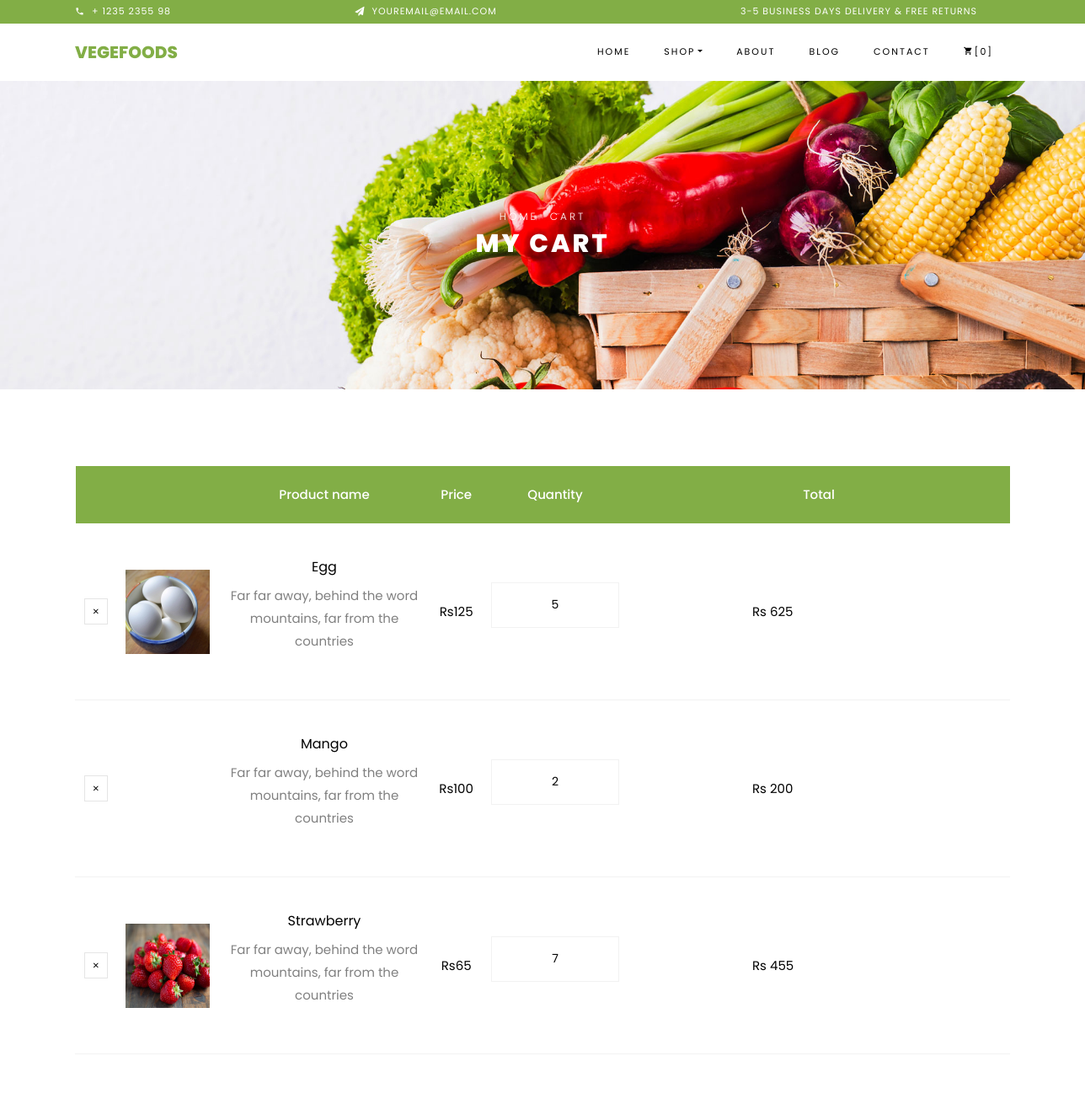
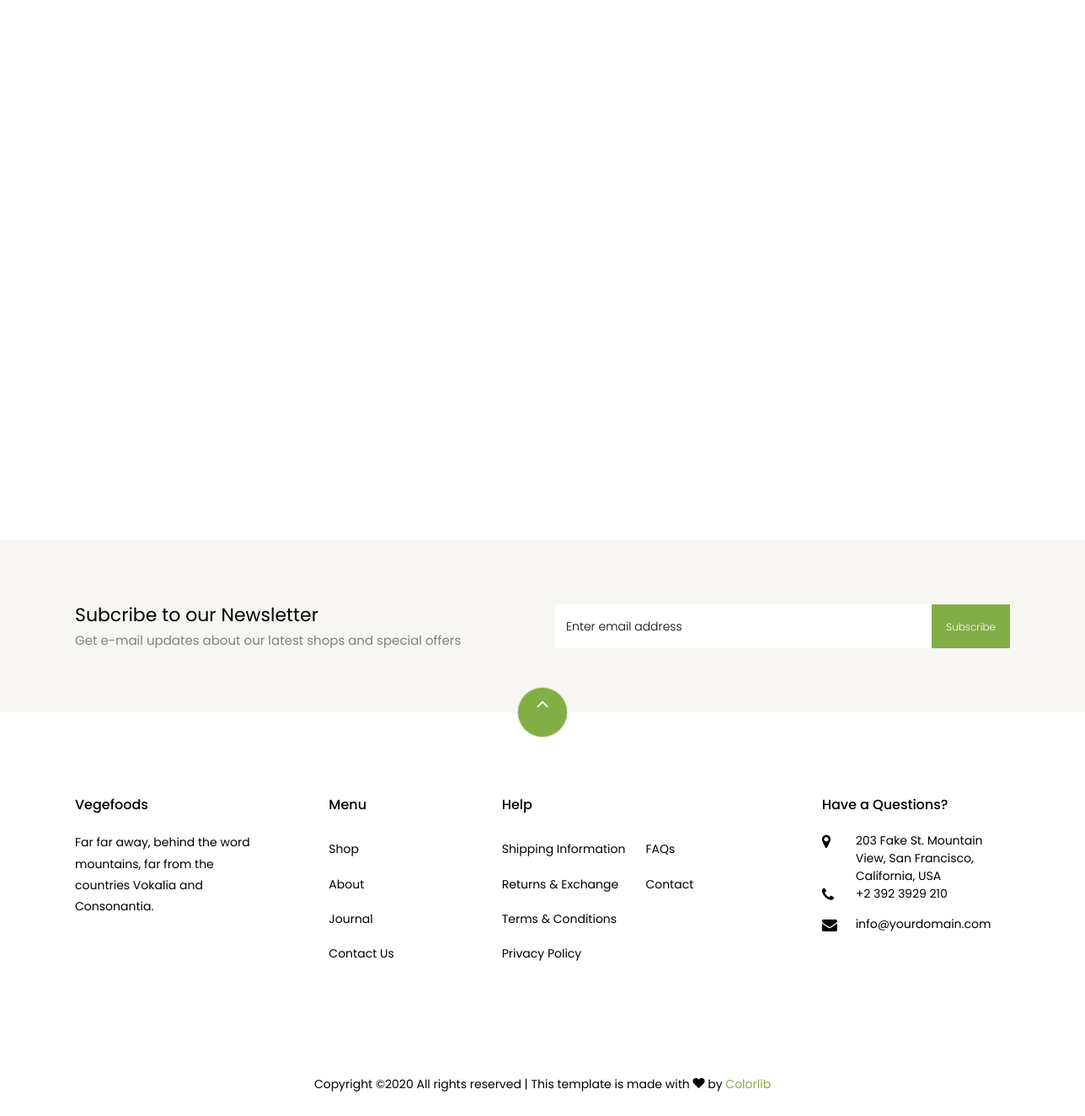
Page /cart/ on the committed database (2 pictures, top to bottom).
### shop/models.py (models this page shows)
class Cart(models.Model):
    product = models.ForeignKey(Product, on_delete=models.CASCADE, null=True)
    quantity = models.IntegerField(default=0)
    product_image = models.CharField(max_length=100)
    is_ordered = models.BooleanField(default=False)

class Product(models.Model):
    product_name = models.CharField(max_length=100)
    supplier = models.ForeignKey(Supplier, on_delete=models.CASCADE, null=True)
    description = models.CharField(max_length=150)
    product_price = models.IntegerField(default=0)
    out_of_stock = models.BooleanField(default=False)
    category = models.CharField(max_length=100)
    product_image = models.CharField(max_length=100)

### shop/views.py (the view)
# urls.py: path('cart/', views.cart_view,name='cart'),
def cart_view(request):
    cart_data = Cart.objects.filter(is_ordered=False)
    total_bill = int(0)
    for j in cart_data:
        total_bill += j.quantity*int(j.product.product_price)
    return render(request,'cart.html',{'cdata':cart_data,'stbill':total_bill})

### templates/cart.html (shortened to what this page needs)
{% load static %}
{% static "images" as BaseUrl%}
<!DOCTYPE html>
<html lang="en">
  <head>
    <link rel="stylesheet" href="{% static 'css/open-iconic-bootstrap.min.css'%}">
    <link rel="stylesheet" href="{% static 'css/animate.css'%}">
    <link rel="stylesheet" href="{% static 'css/owl.carousel.min.css'%}">
    <link rel="stylesheet" href="{% static 'css/owl.theme.default.min.css'%}">
    <link rel="stylesheet" href="{% static 'css/magnific-popup.css'%}">
    <link rel="stylesheet" href="{% static 'css/aos.css'%}">
    <link rel="stylesheet" href="{% static 'css/ionicons.min.css'%}">
    <link rel="stylesheet" href="{% static 'css/bootstrap-datepicker.css'%}">
    <link rel="stylesheet" href="{% static 'css/jquery.timepicker.css'%}">
    <link rel="stylesheet" href="{% static 'css/flaticon.css'%}">
    <link rel="stylesheet" href="{% static 'css/icomoon.css'%}">
    <link rel="stylesheet" href="{% static 'css/style.css'%}">
  </head>
  <body class="goto-here">
		<div class="py-1 bg-primary">
    	<div class="container">
    		<div class="row no-gutters d-flex align-items-start align-items-center px-md-0">
	    		<div class="col-lg-12 d-block">
		    		<div class="row d-flex">
		    			<div class="col-md pr-4 d-flex topper align-items-center">
					    	<div class="icon mr-2 d-flex justify-content-center align-items-center"><span class="icon-phone2"></span></div>
						    <span class="text">+ 1235 2355 98</span>
					    </div>
					    <div class="col-md pr-4 d-flex topper align-items-center">
					    	<div class="icon mr-2 d-flex justify-content-center align-items-center"><span class="icon-paper-plane"></span></div>
						    <span class="text">youremail@email.com</span>
					    </div>
					    <div class="col-md-5 pr-4 d-flex topper align-items-center text-lg-right">
						    <span class="text">3-5 Business days delivery &amp; Free Returns</span>
					    </div>
				    </div>
			    </div>
		    </div>
		  </div>
    </div>
    <nav class="navbar navbar-expand-lg navbar-dark ftco_navbar bg-dark ftco-navbar-light" id="ftco-navbar">
	    <div class="container">
	      <a class="navbar-brand" href="index.html">Vegefoods</a>
	      <div class="collapse navbar-collapse" id="ftco-nav">
	        <ul class="navbar-nav ml-auto">
	          <li class="nav-item"><a href="{% url 'home' %}" class="nav-link">Home</a></li>
	          <li class="nav-item active dropdown">
              <a class="nav-link dropdown-toggle" href="{% url 'shop' %}" id="dropdown04" data-toggle="dropdown" aria-haspopup="true" aria-expanded="false">Shop</a>
            </li>
	          <li class="nav-item"><a href="about.html" class="nav-link">About</a></li>
	          <li class="nav-item"><a href="blog.html" class="nav-link">Blog</a></li>
	          <li class="nav-item"><a href="contact.html" class="nav-link">Contact</a></li>
	          <li class="nav-item cta cta-colored"><a href="{% url 'cart' %}" class="nav-link"><span class="icon-shopping_cart"></span>[0]</a></li>
	        </ul>
	      </div>
	    </div>
	  </nav>
    <div class="hero-wrap hero-bread" style="background-image: url({{BaseUrl}}/bg_1.jpg);">
      <div class="container">
        <div class="row no-gutters slider-text align-items-center justify-content-center">
          <div class="col-md-9 ftco-animate text-center">
          	<p class="breadcrumbs"><span class="mr-2"><a href="index.html">Home</a></span> <span>Cart</span></p>
            <h1 class="mb-0 bread">My Cart</h1>
          </div>
        </div>
      </div>
    </div>
	<form action="{% url 'checkout' %}">
    <section class="ftco-section ftco-cart">
			<div class="container">
				<div class="row">
    			<div class="col-md-12 ftco-animate">
    				<div class="cart-list">
	    				<table class="table">
						    <thead class="thead-primary">
						      <tr class="text-center">
						        <th>&nbsp;</th>
						        <th>&nbsp;</th>
						        <th>Product name</th>
						        <th>Price</th>
						        <th>Quantity</th>
						        <th>Total</th>
						      </tr>
						    </thead>
						    <tbody>
							{%for x in cdata %}
						      <tr class="text-center">
						        <td class="product-remove"><a href="{%url 'delete_cart_item' p=x.id %}"><span class="ion-ios-close"></span></a></td>
						        <td class="image-prod"><div class="img" style="background-image:url({{BaseUrl}}/{{x.product_image}});"></div></td>
						        <td class="product-name">
						        	<h3>{{x.product.product_name}}</h3>
						        	<p>Far far away, behind the word mountains, far from the countries</p>
						        </td>
						        <td class="price ">Rs{{x.product.product_price}}</td>
						        <td class="quantity">
						        	<div class="input-group mb-3">
					             	<input id="{{x.product.product_name}}" type="text" name="{{x.product.product_name}}quantity" oninput="handler()" class="quantity form-control input-number" value="{{x.quantity}}" min="1" max="100">
					          	</div>
					          </td>
						        <td class="total ">
                                    <input type ="text"name="{{x.product.product_name}}price" style="border:none ; margin-left:135px" value="Rs {{x.quantity}}*{{x.product.product_price}}"class="{{x.product.product_name}}">
                                </td>
						      </tr>
							  {%endfor%}
						    </tbody>
						  </table>
					  </div>
    			</div>
    		</div>
    		<div class="row justify-content-end">
				</form>
		<section class="ftco-section ftco-no-pt ftco-no-pb py-5 bg-light">
      <div class="container py-4">
        <div class="row d-flex justify-content-center py-5">
          <div class="col-md-6">
          	<h2 style="font-size: 22px;" class="mb-0">Subcribe to our Newsletter</h2>
          	<span>Get e-mail updates about our latest shops and special offers</span>
          </div>
          <div class="col-md-6 d-flex align-items-center">
            <form action="#" class="subscribe-form">
              <div class="form-group d-flex">
                <input type="text" class="form-control" placeholder="Enter email address">
                <input type="submit" value="Subscribe" class="submit px-3">
              </div>
            </form>
          </div>
        </div>
      </div>
    </section>
    <footer class="ftco-footer ftco-section">
      <div class="container">
      	<div class="row">
      		<div class="mouse">
						<a href="#" class="mouse-icon">
							<div class="mouse-wheel"><span class="ion-ios-arrow-up"></span></div>
						</a>
					</div>
      	</div>
        <div class="row mb-5">
          <div class="col-md">
            <div class="ftco-footer-widget mb-4">
              <h2 class="ftco-heading-2">Vegefoods</h2>
              <p>Far far away, behind the word mountains, far from the countries Vokalia and Consonantia.</p>
              <ul class="ftco-footer-social list-unstyled float-md-left float-lft mt-5">
              </ul>
            </div>
          </div>
          <div class="col-md">
            <div class="ftco-footer-widget mb-4 ml-md-5">
              <h2 class="ftco-heading-2">Menu</h2>
              <ul class="list-unstyled">
                <li><a href="#" class="py-2 d-block">Shop</a></li>
                <li><a href="#" class="py-2 d-block">About</a></li>
                <li><a href="#" class="py-2 d-block">Journal</a></li>
                <li><a href="#" class="py-2 d-block">Contact Us</a></li>
              </ul>
            </div>
          </div>
          <div class="col-md-4">
             <div class="ftco-footer-widget mb-4">
              <h2 class="ftco-heading-2">Help</h2>
              <div class="d-flex">
	              <ul class="list-unstyled mr-l-5 pr-l-3 mr-4">
	                <li><a href="#" class="py-2 d-block">Shipping Information</a></li>
	                <li><a href="#" class="py-2 d-block">Returns &amp; Exchange</a></li>
	                <li><a href="#" class="py-2 d-block">Terms &amp; Conditions</a></li>
	                <li><a href="#" class="py-2 d-block">Privacy Policy</a></li>
	              </ul>
	              <ul class="list-unstyled">
	                <li><a href="#" class="py-2 d-block">FAQs</a></li>
	                <li><a href="#" class="py-2 d-block">Contact</a></li>
	              </ul>
	            </div>
            </div>
          </div>
          <div class="col-md">
            <div class="ftco-footer-widget mb-4">
            	<h2 class="ftco-heading-2">Have a Questions?</h2>
            	<div class="block-23 mb-3">
	              <ul>
	                <li><span class="icon icon-map-marker"></span><span class="text">203 Fake St. Mountain View, San Francisco, California, USA</span></li>
	                <li><a href="#"><span class="icon icon-phone"></span><span class="text">+2 392 3929 210</span></a></li>
	                <li><a href="#"><span class="icon icon-envelope"></span><span class="text">info@yourdomain.com</span></a></li>
	              </ul>
	            </div>
            </div>
          </div>
        </div>
        <div class="row">
          <div class="col-md-12 text-center">
            <p>
						  Copyright &copy;<script>document.write(new Date().getFullYear());</script> All rights reserved | This template is made with <i class="icon-heart color-danger" aria-hidden="true"></i> by <a href="https://colorlib.com" target="_blank">Colorlib</a>
						</p>
          </div>
        </div>
      </div>
    </footer>
  </body>
</html>

### static/css/icomoon.css (style rules this page uses)
[class^="icon-"], [class*=" icon-"] { font-family: 'icomoon' !important; speak: none; font-style: normal; font-weight: normal; font-variant: normal; text-transform: none; line-height: 1; -webkit-font-smoothing: antialiased; -moz-osx-font-smoothing: grayscale; }
.icon-heart:before { content: "\f004"; }
.icon-map-marker:before { content: "\f041"; }
.icon-phone:before { content: "\f095"; }
.icon-envelope:before { content: "\f0e0"; }
.icon-paper-plane:before { content: "\f1d8"; }
.icon-phone2:before { content: "\e0cd"; }
.icon-shopping_cart:before { content: "\e8cc"; }

### rows in the picture
Cart: product_image (picture), product.product_name "Egg", product.product_price "125", quantity "5", quantity "Rs 625"
Cart: product.product_name "Mango", product.product_price "100", quantity "2", quantity "Rs 200"
Cart: product_image (picture), product.product_name "Strawberry", product.product_price "65", quantity "7", quantity "Rs 455"
